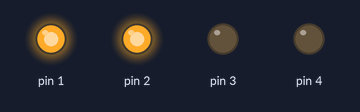
Recording of a sketch running on a simulated Arduino Uno, built with avr-gcc and run on an emulated ATmega328P. Shown: output pins drawn as LEDs (lit = HIGH).

Above: at 0.5 s.
At 1.5 s:
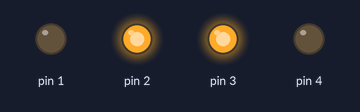
At 2.5 s:
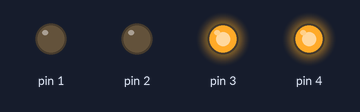
At 3.5 s:
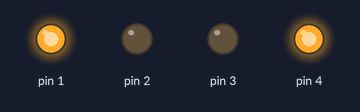
Timing chart, 0 to 5.2 s (numbered marks = the images above):
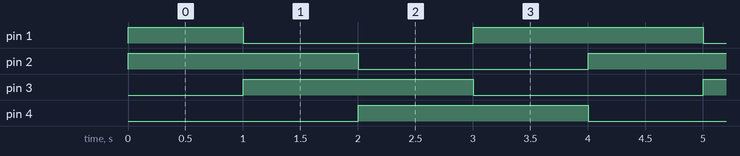

Measured:
- by itself, pin 1: repeats every 4.0 s: LOW 2.0 s, HIGH 2.0 s
- by itself, pin 2–4: alternates HIGH for 2.0 s and LOW for 2.0 s
- by itself, everything shown: repeats every 4.0 s, in 5 steps

The sketch:

surprising_bombul_blorr1__1_.ino
```cpp
void setup()
{
  int i;
  for(i=1;i<=4;i++)
  {
    pinMode(i,OUTPUT);
  }
}

void loop()
{
  int i;
  for(i=1;i<=4;i++)
  {
   if(i!=4)
    {
    digitalWrite(i,HIGH);
    digitalWrite(i+1,HIGH);
    delay(1000);
    digitalWrite(i,LOW);
    }
    else{
    digitalWrite(i,HIGH);
    digitalWrite(i-3,HIGH);
    delay(1000);
    digitalWrite(i,LOW);
    }
  }
}
```
